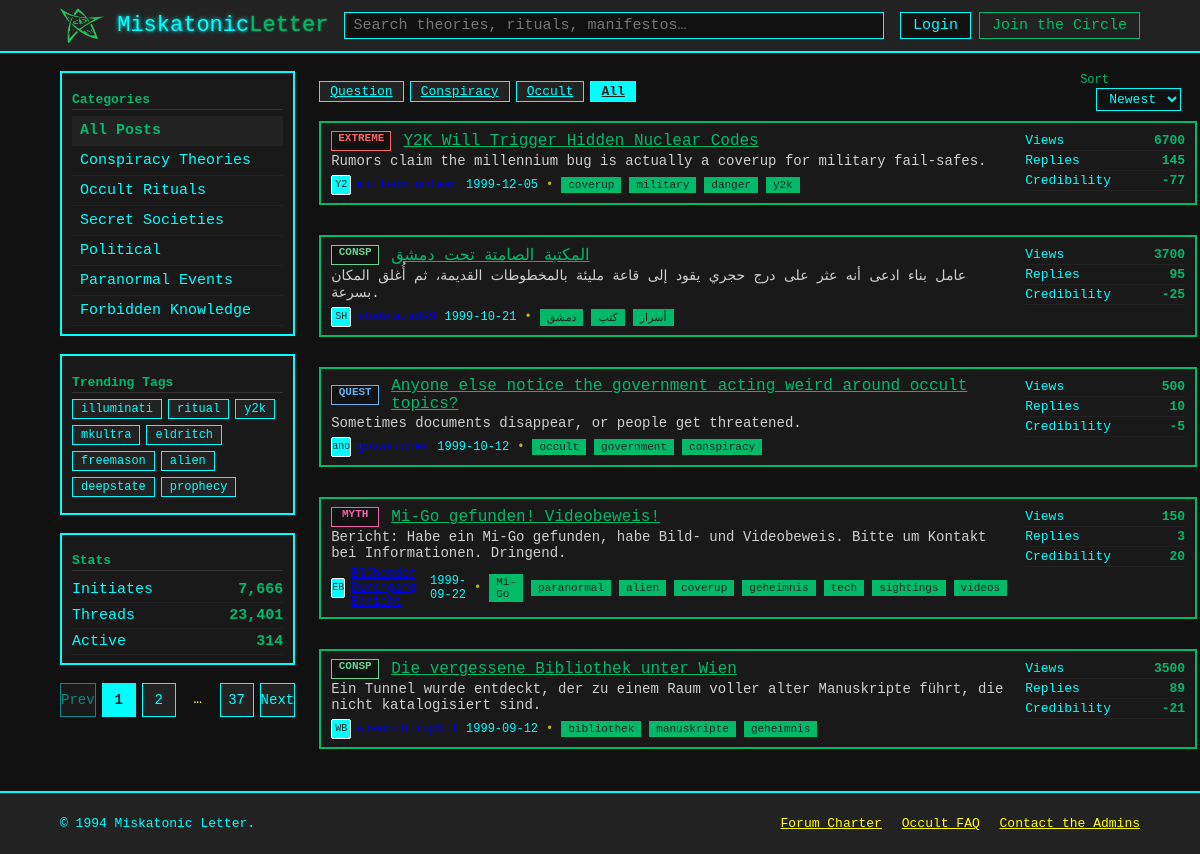
Screenshot of /Posts with the database file from the repository.
### db.py (models this page shows)
class Badges(Base):
    __tablename__    = "Badges"
    badge_id         = Column(Integer,primary_key=True)
    badge_title      = Column(String)
    badge_lable      = Column(String)

class Posts(Base):
    __tablename__    = "Posts"
    post_id          = Column(Integer,primary_key=True,index=True)
    post_title       = Column(String,nullable=False)
    post_exerpt      = Column(String)
    author_id        = Column(Integer,ForeignKey("Users.user_id"),nullable=False)
    post_date        = Column(Date)
    post_views       = Column(Integer,default=0)
    post_replies     = Column(Integer,default=0)
    post_credibility = Column(Integer,default=0)
    post_content     = Column(Text)
    badge_id         = Column(Integer,ForeignKey("Badges.badge_id"))

class Users(Base):
    __tablename__    = "Users"
    user_id          = Column(Integer,primary_key=True,index=True)
    user_avatar      = Column(String(2))
    user_name        = Column(String)

class Tags(Base):
    __tablename__    = "Tags"
    tag_id           = Column(Integer,primary_key=True,index=True)
    tag_lable        = Column(String)

### posts.py (the view)
@router.get("/Posts", response_class=HTMLResponse)
async def get_posts(
    request: Request,
    page: int = 1,
    q:str = "",
    sort:str = "newest",
    badge:str = "",
    db:Session = Depends(get_db)
):
    POSTS_PER_PAGE = 5
    POPULAR_BADGE_COUNT = 3
    posts = db.query(Posts)
    if badge:
        badge_query = db.query(Badges).filter(func.upper(Badges.badge_lable)==badge.upper()).first()
        if badge_query:
            posts = posts.filter(Posts.badge_id == badge_query.badge_id)
    if q:
        posts = posts.join(Users     , Posts.author_id   ==  Users.user_id     )\
                     .join(PostsTags , Posts.post_id     ==  PostsTags.post_id )\
                     .join(Tags      , PostsTags.tag_id  ==  Tags.tag_id       )\
        q_lower = f"%{q.lower()}%"
        posts = posts.filter(
            or_(
                Posts.post_title.ilike(q_lower),
                Posts.post_title.ilike(q_lower),
                Posts.post_content.ilike(q_lower),
                Users.user_name.ilike(q_lower),
                Tags.tag_lable.ilike(q_lower)
            )
        ).distinct()
    if   sort == "views":
        posts = posts.order_by(Posts.post_views.desc())
    elif sort == "newest":
        posts = posts.order_by(Posts.post_date.desc())
    total_posts = posts.count()
    total_pages = (total_posts + POSTS_PER_PAGE - 1) // POSTS_PER_PAGE
    page_posts  = posts.offset((page-1)*POSTS_PER_PAGE).limit(POSTS_PER_PAGE).all()
    serialized_posts = [serialize_post(post,db) for post in page_posts]
    popular_badges_query = db.query(Badges,func.count(Posts.post_id).label("post_count"))\
        .join(Posts,Badges.badge_id==Posts.badge_id)\
        .group_by(Badges.badge_id)\
        .order_by(desc("post_count"))\
        .limit(POPULAR_BADGE_COUNT)
    popular_badges = [serialize_badge(badge) for badge,_ in popular_badges_query]
    return templates.TemplateResponse(
        "index.html",
        {
            "request": request,
            "posts": serialized_posts,
            "badge": badge,
            "sort": sort,
            "page": page,
            "popular_badges":popular_badges,
            "total_pages": total_pages,
            "q":q
        }
    )

### templates/index.html (shortened to what this page needs)
<!doctype html>
<html lang="en">
<head>
  <link rel="stylesheet" href="{{ url_for('static', path='styles.css') }}" />
</head>
<body>
  <header class="topbar">
    <div class="container topbar__inner">
      <a class="brand" href="{{ url_for('get_posts') }}">
        <img src="{{ url_for('static', path='imgs/elder-sign.png') }}" alt="" class="brand__logo" aria-hidden="true">
        <span class="brand__name">Miskatonic<span class="accent">Letter</span></span>
      </a>
      <form class="search" action="{{ url_for('get_posts') }}" method="get" role="search">
        <input class="search__input" type="search" name="q" value="{{ q }}" placeholder="Search theories, rituals, manifestos…" aria-label="Search" />
      </form>
      <nav class="usernav" aria-label="User">
        <a class="btn btn--ghost" href="#">Login</a>
        <a class="btn btn--primary" href="#">Join the Circle</a>
      </nav>
    </div>
  </header>
  <main class="container layout">
    <aside class="sidebar">
      <section class="card">
        <h2 class="card__title">Categories</h2>
        <nav class="list list--links">
          <a href="#" class="list__item is-active">All Posts</a>
          <a href="#" class="list__item">Conspiracy Theories</a>
          <a href="#" class="list__item">Occult Rituals</a>
          <a href="#" class="list__item">Secret Societies</a>
          <a href="#" class="list__item">Political</a>
          <a href="#" class="list__item">Paranormal Events</a>
          <a href="#" class="list__item">Forbidden Knowledge</a>
        </nav>
      </section>
      <section class="card">
        <h2 class="card__title">Trending Tags</h2>
        <div class="tags">
          <a href="#" class="tag">illuminati</a>
          <a href="#" class="tag">ritual</a>
          <a href="#" class="tag">y2k</a>
          <a href="#" class="tag">mkultra</a>
          <a href="#" class="tag">eldritch</a>
          <a href="#" class="tag">freemason</a>
          <a href="#" class="tag">alien</a>
          <a href="#" class="tag">deepstate</a>
          <a href="#" class="tag">prophecy</a>
        </div>
      </section>
      <section class="card">
        <h2 class="card__title">Stats</h2>
        <ul class="meta">
          <li><span>Initiates</span><strong>7,666</strong></li>
          <li><span>Threads</span><strong>23,401</strong></li>
          <li><span>Active</span><strong>314</strong></li>
        </ul>
      </section>
              <nav class="pagination" aria-label="Pagination">
          {% set pages = [1] %}
          {% set pages = pages | unique | sort %}
          {% if page > 1 %}
            <a class="page" href="{{ url_for('get_posts') }}?page={{ page - 1 }}{% if q %}&q={{ q }}{% endif %}{% if badge %}&badge={{ badge }}{% endif %}{% if sort %}&sort={{ sort }}{% endif %}">Prev</a>
          {% else %}
            <span class="page is-disabled">Prev</span>
          {% endif %}
          {% for p in pages %}
          {% if p == page %}
            <span class="page is-current">{{ p }}</span>
          {% else %}
            <a class="page" href="{{ url_for('get_posts') }}?page={{ p }}{% if q %}&q={{ q }}{% endif %}{% if badge %}&badge={{ badge }}{% endif %}{% if sort %}&sort={{ sort }}{% endif %}">{{ p }}</a>
          {% endif %}
          {% if not loop.last and pages[loop.index] - p > 1 %}
            <span class="page page--dots">…</span>
          {% endif %}
          {% endfor %}
          {% if page < total_pages %}
            <a class="page" href="{{ url_for('get_posts') }}?page={{ page + 1 }}{% if q %}&q={{ q }}{% endif %}{% if badge %}&badge={{ badge }}{% endif %}{% if sort %}&sort={{ sort }}{% endif %}">Next</a>
          {% else %}
            <span class="page is-disabled">Next</span>
          {% endif %}
        </nav>
    </aside>
    <section class="content">
      <div class="bar">
        <div class="chips">
          {% for badge in popular_badges %}
            <a
              class="chip{% if request.query_params.get('badge') == badge.label %} is-selected{% endif %}"
              href="{{ url_for('get_posts') }}?badge={{ badge.label }}{% if q %}&q={{ q }}{% endif %}{% if sort %}&sort={{ sort }}{% endif %}"
            >{{ badge.title }}</a>
          {% endfor %}
          <a
            class="chip{% if not request.query_params.get('badge') %} is-selected{% endif %}"
            href="{{ url_for('get_posts') }}{% if q %}?q={{ q }}{% endif %}{% if sort %}&sort={{ sort }}{% endif %}"
          >All</a>
        </div>
        <div class="filters">
          <label class="select">
            <span class="select__label">Sort</span>
              <form class="search" action="{{ url_for('get_posts') }}" method="get" role="search">
                <select name="sort" onchange="this.form.submit()">
                  <option value="newest" {% if request.query_params.get('sort', 'newest') == 'newest' %}selected{% endif %}>Newest</option>
                </select>
              </form>
          </label>
        </div>
      </div>
      <div class="threads" role="feed" aria-busy="false">
        {% for post in posts %}
          <article class="thread card" role="article">
            <div class="thread__main">
              <div class="thread__row">
                <span class="badge badge--{{ post.badge.label }}" title="{{ post.badge.title }}">{{ post.badge.label }}</span>
                <a href="{{ url_for('get_post', id=post.id) }}" class="thread__title" data-id="{{ post.id }}">{{ post.title }}</a>
              </div>
              <p class="thread__excerpt">{{ post.exerpt }}</p>
              <div class="thread__meta">
                <span class="author">
                  <span class="avatar" aria-hidden="true">{{ post.author.avatar }}</span>
                  <a href="#" class="author__name">{{ post.author.name }}</a>
                </span>
                <time datetime="{{ post.date }}">{{ post.date }}</time>
                <span class="dot" aria-hidden="true">•</span>
                {% for tag in post.tags %}
                  <a href="#" class="tag">{{ tag }}</a>
                {% endfor %}
              </div>
            </div>
            <ul class="thread__stats">
              <li><span class="stat__label">Views</span><strong>{{ post.stats.views }}</strong></li>
              <li><span class="stat__label">Replies</span><strong>{{ post.stats.replies }}</strong></li>
              <li><span class="stat__label">Credibility</span><strong>{{ post.stats.credibility }}</strong></li>
            </ul>
          </article>
        {% endfor %}
        </div>
    </section>
  </main>
  <footer class="footer">
    <div class="container footer__inner">
      <p>© 1994 Miskatonic Letter.</p>
      <nav class="footer__links">
        <a href="#">Forum Charter</a>
        <a href="#">Occult FAQ</a>
        <a href="#">Contact the Admins</a>
      </nav>
    </div>
  </footer>
</body>
</html>

### rows the page displays
Badges: title "Question"
Badges: title "Conspiracy"
Badges: title "Occult"
Posts: badge.label "EXTREME", title "Y2K Will Trigger Hidden Nuclear Codes", exerpt "Rumors claim the millennium bug is actually a coverup for military fail-safes.", author.avatar "Y2", date "1999-12-05", stats.views "6700", stats.replies "145", stats.credibility "-77"
Tags: tag_lable "coverup"
Tags: tag_lable "military"
Tags: tag_lable "danger"
Tags: tag_lable "y2k"
Posts: badge.label "CONSP", title "المكتبة الصامتة تحت دمشق", exerpt "عامل بناء ادعى أنه عثر على درج حجري يقود إلى قاعة مليئة بالمخطوطات القديمة، ثم أُغلق المكان بسرعة.", author.avatar "SH", date "1999-10-21", stats.views "3700", stats.replies "95", stats.credibility "-25"
Tags: tag_lable "دمشق"
Tags: tag_lable "كتب"
Tags: tag_lable "أسرار"
Posts: badge.label "QUEST", title "Anyone else notice the government acting weird around occult topics?", exerpt "Sometimes documents disappear, or people get threatened.", author.avatar "anon40", date "1999-10-12", stats.views "500", stats.replies "10", stats.credibility "-5"
Tags: tag_lable "occult"
Tags: tag_lable "government"
Tags: tag_lable "conspiracy"
Posts: badge.label "MYTH", title "Mi-Go gefunden! Videobeweis!", exerpt "Bericht: Habe ein Mi-Go gefunden, habe Bild- und Videobeweis. Bitte um Kontakt bei Informationen. Dringend.", author.avatar "EB", date "1999-09-22", stats.views "150", stats.replies "3", stats.credibility "20"
Tags: tag_lable "Mi-Go"
Tags: tag_lable "paranormal"
Tags: tag_lable "alien"
Tags: tag_lable "geheimnis"
Tags: tag_lable "tech"
Tags: tag_lable "sightings"
Tags: tag_lable "videos"
Posts: badge.label "CONSP", title "Die vergessene Bibliothek unter Wien", exerpt "Ein Tunnel wurde entdeckt, der zu einem Raum voller alter Manuskripte führt, die nicht katalogisiert sind.", author.avatar "WB", date "1999-09-12", stats.views "3500", stats.replies "89", stats.credibility "-21"
Tags: tag_lable "bibliothek"
Tags: tag_lable "manuskripte"

### other values shown
{{ p }} "1"
{{ p }} "2" "37"
